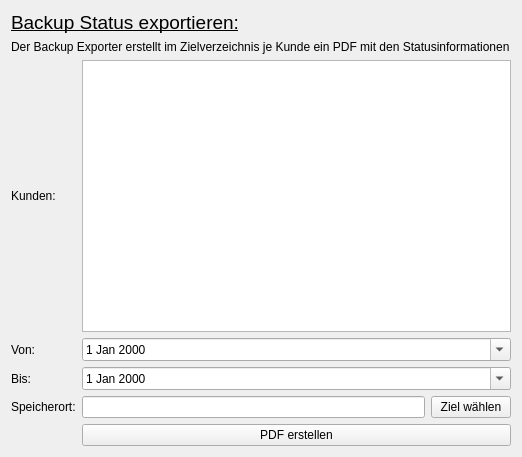
<?xml version="1.0" encoding="UTF-8"?>
<ui version="4.0">
 <class>BackupMonitorExport</class>
 <widget class="QWidget" name="BackupMonitorExport">
  <property name="geometry">
   <rect>
    <x>0</x>
    <y>0</y>
    <width>522</width>
    <height>457</height>
   </rect>
  </property>
  <property name="windowTitle">
   <string>Form</string>
  </property>
  <layout class="QGridLayout" name="gridLayout">
   <item row="4" column="0">
    <widget class="QLabel" name="label_3">
     <property name="text">
      <string>Von:</string>
     </property>
    </widget>
   </item>
   <item row="0" column="0" colspan="2">
    <widget class="QLabel" name="label_5">
     <property name="font">
      <font>
       <pointsize>14</pointsize>
       <underline>true</underline>
      </font>
     </property>
     <property name="text">
      <string>Backup Status exportieren:</string>
     </property>
    </widget>
   </item>
   <item row="8" column="1">
    <widget class="QPushButton" name="pushCreate">
     <property name="text">
      <string>PDF erstellen</string>
     </property>
    </widget>
   </item>
   <item row="7" column="0">
    <widget class="QLabel" name="label_6">
     <property name="text">
      <string>Speicherort:</string>
     </property>
    </widget>
   </item>
   <item row="5" column="0">
    <widget class="QLabel" name="label_4">
     <property name="text">
      <string>Bis:</string>
     </property>
    </widget>
   </item>
   <item row="2" column="0">
    <widget class="QLabel" name="label">
     <property name="text">
      <string>Kunden:</string>
     </property>
    </widget>
   </item>
   <item row="7" column="1">
    <layout class="QHBoxLayout" name="horizontalLayout">
     <item>
      <widget class="QLineEdit" name="inputDir"/>
     </item>
     <item>
      <widget class="QPushButton" name="pushChooseFolder">
       <property name="text">
        <string>Ziel wählen</string>
       </property>
      </widget>
     </item>
    </layout>
   </item>
   <item row="2" column="1">
    <widget class="QListWidget" name="listCustomers">
     <property name="selectionMode">
      <enum>QAbstractItemView::MultiSelection</enum>
     </property>
     <property name="layoutMode">
      <enum>QListView::Batched</enum>
     </property>
     <property name="viewMode">
      <enum>QListView::ListMode</enum>
     </property>
    </widget>
   </item>
   <item row="5" column="1">
    <widget class="QDateEdit" name="inputDateTo">
     <property name="calendarPopup">
      <bool>true</bool>
     </property>
    </widget>
   </item>
   <item row="4" column="1">
    <widget class="QDateEdit" name="inputDateFrom">
     <property name="calendarPopup">
      <bool>true</bool>
     </property>
    </widget>
   </item>
   <item row="1" column="0" colspan="2">
    <widget class="QLabel" name="label_2">
     <property name="text">
      <string>Der Backup Exporter erstellt im Zielverzeichnis je Kunde ein PDF mit den Statusinformationen</string>
     </property>
    </widget>
   </item>
  </layout>
 </widget>
 <resources/>
 <connections/>
</ui>
